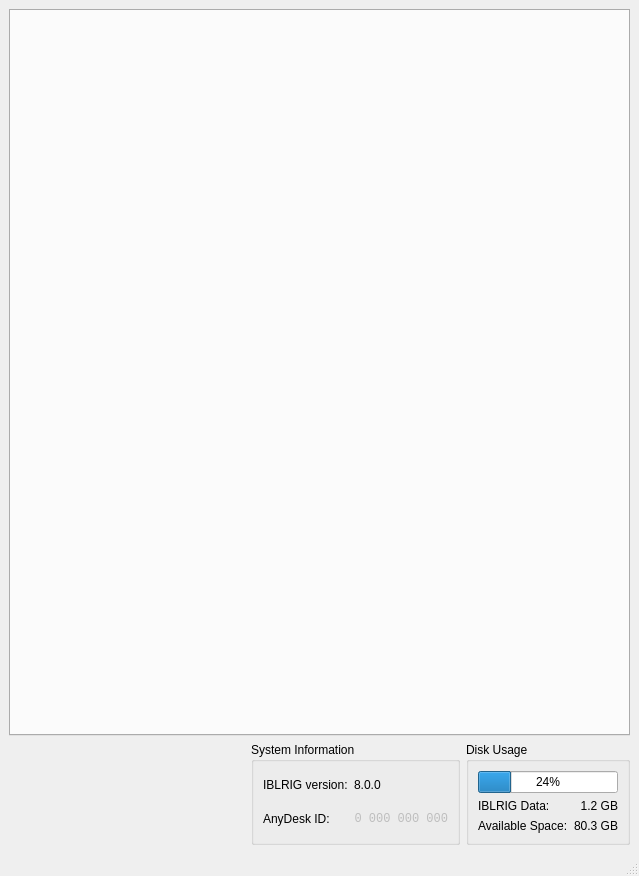
<?xml version="1.0" encoding="UTF-8"?>
<ui version="4.0">
 <class>wizard</class>
 <widget class="QMainWindow" name="wizard">
  <property name="geometry">
   <rect>
    <x>0</x>
    <y>0</y>
    <width>639</width>
    <height>876</height>
   </rect>
  </property>
  <property name="windowTitle">
   <string>IBLRIG Wizard</string>
  </property>
  <widget class="QWidget" name="centralwidget">
   <layout class="QGridLayout" name="gridLayout" rowstretch="1,0,0" columnstretch="0,0,0,0">
    <item row="2" column="0">
     <widget class="QLabel" name="uiLabelIBL">
      <property name="maximumSize">
       <size>
        <width>126</width>
        <height>100</height>
       </size>
      </property>
      <property name="text">
       <string/>
      </property>
      <property name="pixmap">
       <pixmap>ibl_logo.png</pixmap>
      </property>
      <property name="scaledContents">
       <bool>true</bool>
      </property>
     </widget>
    </item>
    <item row="1" column="3" rowspan="2">
     <widget class="QGroupBox" name="uiGroupDiskSpace">
      <property name="sizePolicy">
       <sizepolicy hsizetype="Preferred" vsizetype="Preferred">
        <horstretch>0</horstretch>
        <verstretch>0</verstretch>
       </sizepolicy>
      </property>
      <property name="title">
       <string>Disk Usage</string>
      </property>
      <layout class="QFormLayout" name="formLayout_7">
       <property name="sizeConstraint">
        <enum>QLayout::SetDefaultConstraint</enum>
       </property>
       <property name="fieldGrowthPolicy">
        <enum>QFormLayout::AllNonFixedFieldsGrow</enum>
       </property>
       <property name="horizontalSpacing">
        <number>6</number>
       </property>
       <property name="verticalSpacing">
        <number>6</number>
       </property>
       <item row="1" column="0">
        <widget class="QLabel" name="uiLabelDiskIblrig">
         <property name="text">
          <string>IBLRIG Data:</string>
         </property>
        </widget>
       </item>
       <item row="1" column="1">
        <widget class="QLabel" name="uiLabelDiskIblrigValue">
         <property name="text">
          <string>1.2 GB</string>
         </property>
         <property name="alignment">
          <set>Qt::AlignRight|Qt::AlignTrailing|Qt::AlignVCenter</set>
         </property>
        </widget>
       </item>
       <item row="2" column="0">
        <widget class="QLabel" name="uiLabelDiskAvailable">
         <property name="text">
          <string>Available Space:</string>
         </property>
        </widget>
       </item>
       <item row="2" column="1">
        <widget class="QLabel" name="uiLabelDiskAvailableValue">
         <property name="text">
          <string>80.3 GB</string>
         </property>
         <property name="textFormat">
          <enum>Qt::AutoText</enum>
         </property>
         <property name="alignment">
          <set>Qt::AlignRight|Qt::AlignTrailing|Qt::AlignVCenter</set>
         </property>
        </widget>
       </item>
       <item row="0" column="0" colspan="2">
        <widget class="QProgressBar" name="uiProgressDiskSpace">
         <property name="sizePolicy">
          <sizepolicy hsizetype="Preferred" vsizetype="Fixed">
           <horstretch>0</horstretch>
           <verstretch>0</verstretch>
          </sizepolicy>
         </property>
         <property name="statusTip">
          <string/>
         </property>
         <property name="value">
          <number>24</number>
         </property>
         <property name="invertedAppearance">
          <bool>false</bool>
         </property>
         <property name="textDirection">
          <enum>QProgressBar::TopToBottom</enum>
         </property>
        </widget>
       </item>
      </layout>
     </widget>
    </item>
    <item row="1" column="0">
     <spacer name="verticalSpacer">
      <property name="orientation">
       <enum>Qt::Vertical</enum>
      </property>
      <property name="sizeHint" stdset="0">
       <size>
        <width>20</width>
        <height>0</height>
       </size>
      </property>
     </spacer>
    </item>
    <item row="2" column="1">
     <spacer name="horizontalSpacer_2">
      <property name="orientation">
       <enum>Qt::Horizontal</enum>
      </property>
      <property name="sizeHint" stdset="0">
       <size>
        <width>40</width>
        <height>20</height>
       </size>
      </property>
     </spacer>
    </item>
    <item row="0" column="0" colspan="4">
     <widget class="QTabWidget" name="uiTabWidget">
      <property name="currentIndex">
       <number>-1</number>
      </property>
     </widget>
    </item>
    <item row="1" column="2" rowspan="2">
     <widget class="QGroupBox" name="uiGroupInformation">
      <property name="sizePolicy">
       <sizepolicy hsizetype="Preferred" vsizetype="Preferred">
        <horstretch>0</horstretch>
        <verstretch>0</verstretch>
       </sizepolicy>
      </property>
      <property name="title">
       <string>System Information</string>
      </property>
      <layout class="QFormLayout" name="formLayout">
       <property name="fieldGrowthPolicy">
        <enum>QFormLayout::AllNonFixedFieldsGrow</enum>
       </property>
       <property name="formAlignment">
        <set>Qt::AlignLeading|Qt::AlignLeft|Qt::AlignVCenter</set>
       </property>
       <item row="0" column="0">
        <widget class="QLabel" name="uiLabelVersion">
         <property name="sizePolicy">
          <sizepolicy hsizetype="Preferred" vsizetype="Expanding">
           <horstretch>0</horstretch>
           <verstretch>0</verstretch>
          </sizepolicy>
         </property>
         <property name="text">
          <string>IBLRIG version:</string>
         </property>
        </widget>
       </item>
       <item row="0" column="1">
        <widget class="QLabel" name="uiLabelVersionValue">
         <property name="sizePolicy">
          <sizepolicy hsizetype="Preferred" vsizetype="Expanding">
           <horstretch>0</horstretch>
           <verstretch>0</verstretch>
          </sizepolicy>
         </property>
         <property name="text">
          <string>8.0.0</string>
         </property>
         <property name="textInteractionFlags">
          <set>Qt::TextSelectableByMouse</set>
         </property>
        </widget>
       </item>
       <item row="1" column="0">
        <widget class="QLabel" name="uiLabelAnyDesk">
         <property name="sizePolicy">
          <sizepolicy hsizetype="Preferred" vsizetype="Expanding">
           <horstretch>0</horstretch>
           <verstretch>0</verstretch>
          </sizepolicy>
         </property>
         <property name="text">
          <string>AnyDesk ID:</string>
         </property>
         <property name="scaledContents">
          <bool>false</bool>
         </property>
        </widget>
       </item>
       <item row="1" column="1">
        <widget class="QLabel" name="uiLabelAnyDeskValue">
         <property name="enabled">
          <bool>false</bool>
         </property>
         <property name="sizePolicy">
          <sizepolicy hsizetype="Preferred" vsizetype="Expanding">
           <horstretch>0</horstretch>
           <verstretch>0</verstretch>
          </sizepolicy>
         </property>
         <property name="font">
          <font>
           <family>Monospace</family>
          </font>
         </property>
         <property name="cursor">
          <cursorShape>IBeamCursor</cursorShape>
         </property>
         <property name="text">
          <string>0 000 000 000</string>
         </property>
         <property name="textFormat">
          <enum>Qt::PlainText</enum>
         </property>
         <property name="alignment">
          <set>Qt::AlignRight|Qt::AlignTrailing|Qt::AlignVCenter</set>
         </property>
         <property name="textInteractionFlags">
          <set>Qt::TextSelectableByKeyboard|Qt::TextSelectableByMouse</set>
         </property>
        </widget>
       </item>
      </layout>
     </widget>
    </item>
   </layout>
  </widget>
  <widget class="QStatusBar" name="statusbar"/>
 </widget>
 <resources/>
 <connections/>
</ui>
